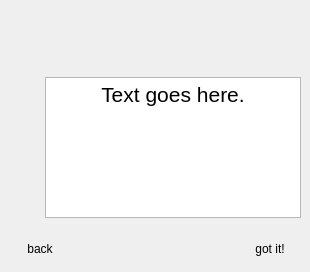
        <widget class="QWidget" name="message_page">
         <layout class="QVBoxLayout" name="verticalLayout_4" stretch="3,7,2">
          <property name="spacing">
           <number>0</number>
          </property>
          <property name="leftMargin">
           <number>0</number>
          </property>
          <property name="topMargin">
           <number>0</number>
          </property>
          <property name="rightMargin">
           <number>0</number>
          </property>
          <property name="bottomMargin">
           <number>0</number>
          </property>
          <item>
           <spacer name="verticalSpacer_3">
            <property name="orientation">
             <enum>Qt::Vertical</enum>
            </property>
            <property name="sizeHint" stdset="0">
             <size>
              <width>20</width>
              <height>40</height>
             </size>
            </property>
           </spacer>
          </item>
          <item>
           <widget class="QWidget" name="message_block" native="true">
            <layout class="QHBoxLayout" name="horizontalLayout_3">
             <item>
              <widget class="QLabel" name="message_image">
               <property name="minimumSize">
                <size>
                 <width>30</width>
                 <height>0</height>
                </size>
               </property>
               <property name="alignment">
                <set>Qt::AlignBottom|Qt::AlignLeading|Qt::AlignLeft</set>
               </property>
              </widget>
             </item>
             <item>
              <widget class="QTextEdit" name="message_text">
               <property name="focusPolicy">
                <enum>Qt::NoFocus</enum>
               </property>
               <property name="undoRedoEnabled">
                <bool>false</bool>
               </property>
               <property name="html">
                <string>&lt;!DOCTYPE HTML PUBLIC &quot;-//W3C//DTD HTML 4.0//EN&quot; &quot;http://www.w3.org/TR/REC-html40/strict.dtd&quot;&gt;
&lt;html&gt;&lt;head&gt;&lt;meta name=&quot;qrichtext&quot; content=&quot;1&quot; /&gt;&lt;style type=&quot;text/css&quot;&gt;
p, li { white-space: pre-wrap; }
&lt;/style&gt;&lt;/head&gt;&lt;body style=&quot; font-family:'Junction'; font-size:16pt; font-weight:400; font-style:normal;&quot;&gt;
&lt;p align=&quot;center&quot; style=&quot; margin-top:0px; margin-bottom:0px; margin-left:0px; margin-right:0px; -qt-block-indent:0; text-indent:0px;&quot;&gt;Text goes here.&lt;/p&gt;&lt;/body&gt;&lt;/html&gt;</string>
               </property>
              </widget>
             </item>
            </layout>
           </widget>
          </item>
          <item>
           <widget class="QWidget" name="widget" native="true">
            <property name="sizePolicy">
             <sizepolicy hsizetype="Preferred" vsizetype="Minimum">
              <horstretch>0</horstretch>
              <verstretch>0</verstretch>
             </sizepolicy>
            </property>
            <layout class="QHBoxLayout" name="horizontalLayout_2">
             <property name="spacing">
              <number>0</number>
             </property>
             <property name="leftMargin">
              <number>0</number>
             </property>
             <property name="topMargin">
              <number>0</number>
             </property>
             <property name="rightMargin">
              <number>0</number>
             </property>
             <property name="bottomMargin">
              <number>0</number>
             </property>
             <item>
              <widget class="QPushButton" name="message_back_button">
               <property name="text">
                <string>back</string>
               </property>
               <property name="flat">
                <bool>true</bool>
               </property>
              </widget>
             </item>
             <item>
              <spacer name="horizontalSpacer_3">
               <property name="orientation">
                <enum>Qt::Horizontal</enum>
               </property>
               <property name="sizeHint" stdset="0">
                <size>
                 <width>40</width>
                 <height>20</height>
                </size>
               </property>
              </spacer>
             </item>
             <item>
              <widget class="QPushButton" name="message_ok_button">
               <property name="text">
                <string>got it!</string>
               </property>
               <property name="flat">
                <bool>true</bool>
               </property>
              </widget>
             </item>
            </layout>
           </widget>
          </item>
         </layout>
        </widget>
